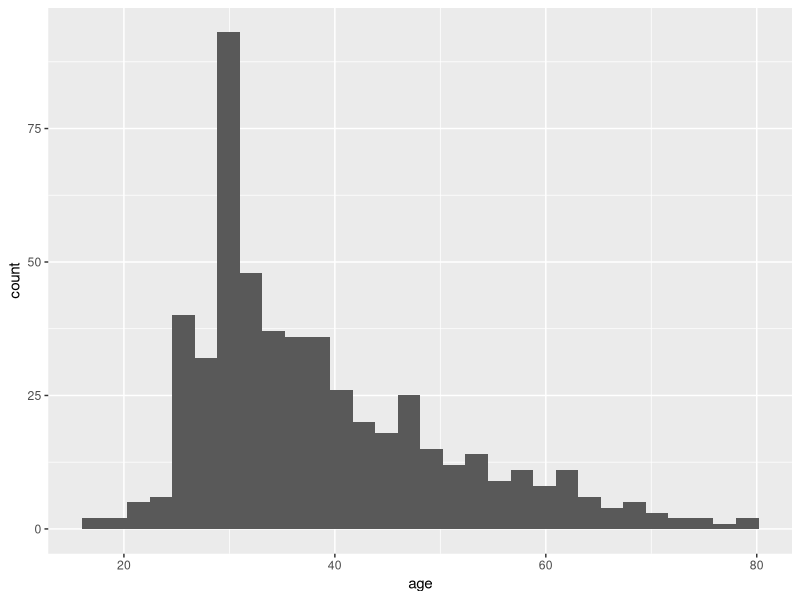

Generate this figure with R:

# Load libraries and data -----

## libraries
library(tidyverse)
library(here)
library(vroom)


## laod data
pred <- vroom(here("Data", "Predictions.csv"))
def <- vroom(here("Data", "Defendants_data.csv")) %>%
  inner_join(pred %>% distinct(index), by = "index")
tp <- vroom(here("Data", "Time_and_payment.csv"))
demo <- vroom(here("Data", "Demographics.csv"))


# Time and payments ----

# unique participants
length(unique(pred$id))

# total predictions
sum(!is.na(pred$qp_hr)) + sum(!is.na(pred$qp_h))

# total time spent on the survey
tp %>%
  summarise(
    mean = mean(survey_time / 60),
    sd = sd(survey_time / 60),
    median = median(survey_time / 60)
  )
# bonus
tp %>%
  summarise(
    mean = mean(bonus),
    sd = sd(bonus),
    median = median(bonus)
  )
# salary (hourly)
tp %>%
  mutate(salary = (bonus + 1.5) * 60^2 / survey_time) %>%
  summarise(
    mean = mean(salary),
    sd = sd(salary),
    median = median(salary)
  )

# time spent on each prediction
time_long <- pred %>%
  select(condition, setting, id, time_hr, time_h) %>%
  pivot_longer(cols = c("time_hr", "time_h"), names_to = "time", values_to = "value") %>%
  filter(!is.na(value))

time_long %>%
  summarise(
    mean = mean(value),
    sd = sd(value),
    median = median(value)
  )

# time spent in total for each setting
time_long %>%
  group_by(setting, id) %>%
  summarise(total_time = sum(value)) %>%
  group_by(setting) %>%
  summarise(
    mean = mean(total_time) / 60,
    sd = sd(total_time) / 60,
    median = median(total_time) / 60
  )


# Demographics -----

# age and binned age
demo %>% ggplot(aes(age)) +
  geom_histogram()
demo %>% summarise(mean = mean(age), sd = sd(age), median = median(age))
age_bin <- function(x) {
  if (x < 18) x <- "<18"
  if (x >= 18 & x <= 24) x <- "18-24"
  if (x >= 25 & x <= 34) x <- "25-34"
  if (x >= 35 & x <= 59) x <- "35-59"
  if (x >= 60 & x <= 78) x <- "60-78"
  if (x > 78) x <- ">79"
  x
}
demo %>%
  mutate(age_bin = case_when(
    age < 18 ~ "<18",
    age >= 18 & age <= 24 ~ "18-24",
    age >= 25 & age <= 34 ~ "25-34",
    age >= 35 & age <= 59 ~ "35-59",
    age >= 60 & age <= 78 ~ "60-78",
    TRUE ~ "79+"
  )) %>%
  group_by(age_bin) %>%
  summarise(n = n()) %>%
  mutate(prop = round(n / sum(n), 2))

# gender and race/ethnicity
demo %>%
  count(gender) %>%
  mutate(prop = round(n / sum(n), 2))
demo %>%
  count(race) %>%
  mutate(prop = round(n / sum(n), 2))

# process education
demo %>%
  filter(age >= 25) %>%
  count(education) %>%
  mutate(prop = round(n / sum(n), 2))
demo %>%
  filter(age >= 25) %>%
  mutate(college_degree_or_more = ifelse(grepl("Associate|Bachelor|Graduate", education), 1, 0)) %>%
  summarise(
    mean = mean(college_degree_or_more),
    n = sum(college_degree_or_more),
    total = n()
  )

# distribution by US region
northeast <- c("Connecticut", "Maine", "Massachusetts", "New Hampshire", "Rhode Island", "Vermont", "New York", "New Jersey", "Pennsylvania")
midwest <- c("Illinois", "Indiana", "Michigan", "Ohio", "Wisconsin", "Iowa", "Kansas", "Minnesota", "Missouri", "Nebraska", "North Dakota", "South Dakota")
west <- c("Arizona", "Colorado", "Idaho", "Montana", "Nevada", "New Mexico", "Utah", "Wyoming", "Alaska", "California", "Hawaii", "Oregon", "Washington")
sum(demo$location %in% northeast)
sum(demo$location %in% west)
sum(demo$location %in% midwest)
sum(demo$location %in% (setdiff(demo$location, c(northeast, midwest, west))))

# familiarity with use of tools
demo %>%
  count(ml_familiarity) %>%
  mutate(prop = round(n / sum(n), 2))



## General stats regarding predictions ----

# total number of predictions
sum(!is.na(pred$qb_h)) + sum(!is.na(pred$qb_hr))

# unique defendants
length(unique(def$index))

# anchoring vs non anchoring
pred %>%
  distinct(id, setting) %>%
  count(setting) %>%
  mutate(prop = round(n / sum(n), 3))

# time spent on each prediction
time_long <- pred %>%
  select(setting, id, time_h, time_hr) %>%
  pivot_longer(cols = c("time_h", "time_hr"), names_to = "type", values_to = "value") %>%
  filter(!is.na(value))
time_long %>% summarise(mean = mean(value), sd = sd(value), median = median(value))

# total time spent on the 40 predictions
time_long %>%
  group_by(setting, id) %>%
  summarise(total = sum(value) / 60) %>%
  group_by(setting) %>%
  summarise(mean = mean(total), sd = sd(total), median = median(total))

# base rate in sample
round(mean(def$y), 3)

# stats on predictions
pred_long <- pred %>%
  select(setting, id, qp_hr, qp_h, qp_r, qb_h, qb_hr) %>%
  pivot_longer(cols = c("qp_hr", "qp_h", "qp_r", "qb_h", "qb_hr"), names_to = "type", values_to = "value") %>%
  filter(!is.na(value))
# human vs RAI risk estimate
pred_long %>%
  filter(type == "qp_hr" | type == "qp_h") %>%
  summarise(mean = mean(value), median = median(value))
pred_long %>%
  filter(type == "qp_r") %>%
  summarise(mean = mean(value), median = median(value))
# human vs RAI binary prediction
pred_long %>%
  filter(type == "qb_hr" | type == "qb_h") %>%
  summarise(mean = mean(value))
pred_long %>%
  filter(type == "qp_r") %>%
  summarise(mean = mean(value > 0.5))
